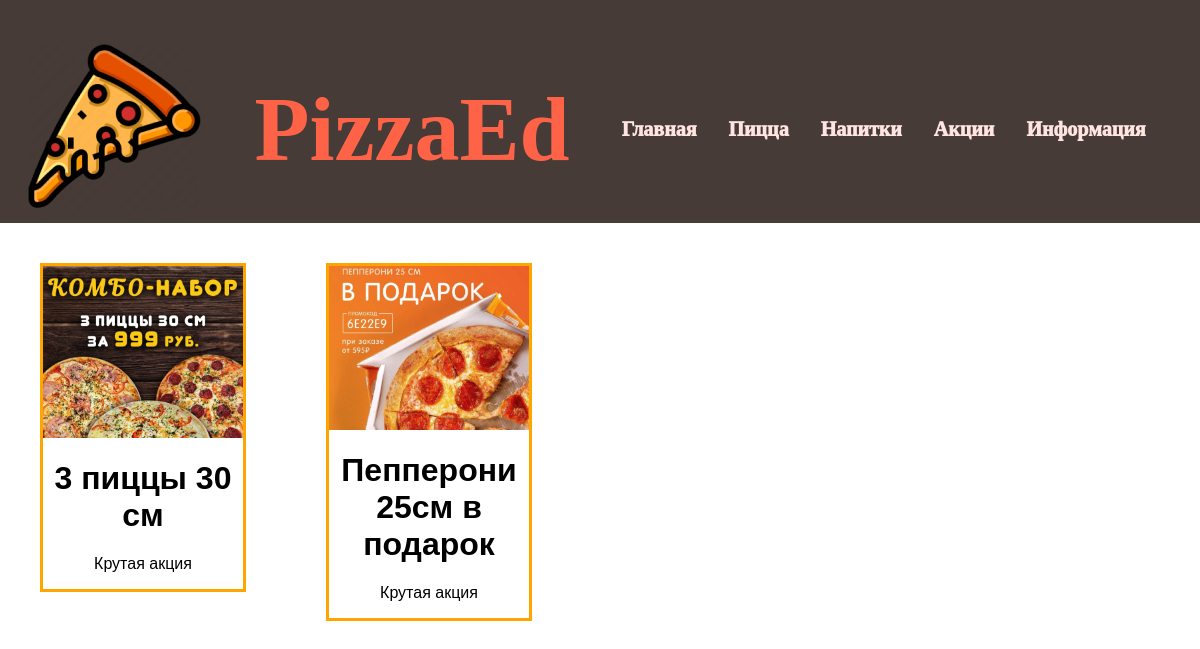
/Items.php?category=3, run on the app's committed database.
### tables this page shows
CREATE TABLE `goods` (
  `Title` varchar(64) NOT NULL,
  `Description` varchar(512) NOT NULL,
  `SmallDescription` varchar(64) DEFAULT NULL,
  `Structure` varchar(256) DEFAULT NULL,
  `Category` int(11) DEFAULT NULL,
  `ImageSource` varchar(128) DEFAULT NULL,
  `price` decimal(15,2) DEFAULT NULL,
  `id` int(11) NOT NULL
);

### Items.php (the view, shortened to what this page needs)
<?php require 'src/db.php';
	$category = $_GET['category'];
?>
<html>
	<head>
		<link rel="stylesheet" type="text/css" href="style1.css">
	</head>
	<body>
		<div id = "wrap">
	<?php require 'src/header.php'; ?>
	<?php
		$items = mysqli_query($link,"SELECT * FROM `Goods` WHERE `Category`=$category");
		for($i = 0; $i <= 100; $i++)
		{
			$item = mysqli_fetch_assoc($items);
			if(isset($item))
			{
				echo '
				<a class = "item-font" href="../ItemInf.php?item='.$item['id'].'">
					<div class="card">
						<img src="/img/items/'.$item['ImageSource'].'" alt="'.$item['SmallDescription'].'" style="width:100%">
					<h1>'.$item['Title'].'</h1>';
				echo '<p>'.$item['SmallDescription'].'</p>
				</div>
				</a>';
			}
		}
	?>
		</div>
	</body>
</html>

### style1.css (style rules this page uses)
BODY { margin: 0; padding: 0; }
#wrap { width: 100%; margin: 0 auto; text-align: center; }
.card { word-wrap: break-word; border-style:solid; border-color: #FFA500; max-width: 200px; margin: 40px 40px 40px 40px; text-align: center; font-family: arial; float: left; }
.itemfont a,h1,p { color: #000 !important; text-decoration: none }
.itemfont a,h1,p:hover { color: #000 !important; text-decoration: none }

### data on the page
goods: ImageSource (picture), Title "3 пиццы 30 см", SmallDescription "Крутая акция"
goods: ImageSource (picture), Title "Пепперони 25см в подарок", SmallDescription "Крутая акция"
